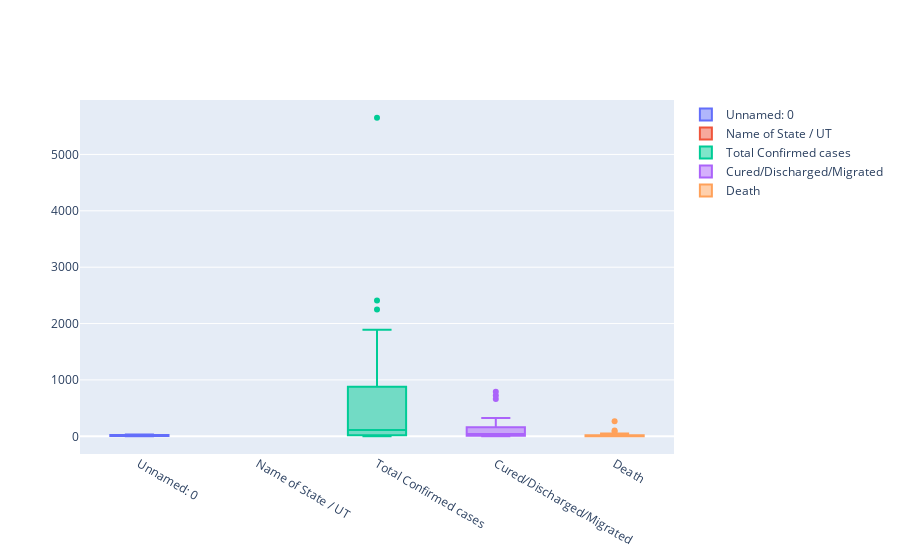

Notebook source saved alongside this figure:
### Code cell
fig = go.Figure()

for col in df:
    fig.add_trace(go.Box(y=df[col].values, name=df[col].name))

fig.show()

### Figure 1 — Plotly figure (JSON) as saved in the notebook; plotly's stock layout.template omitted (floating-point values rounded to 4 significant figures)
{"data": [{"name": "Unnamed: 0", "type": "box", "y": [0, 1, 2, 3, 4, 5, 6, 7, 8, 9, 10, 11, 12, 13, 14, 15, 16, 17, 18, 19, 20, 21, 22, 23, 24, 25, 26, 27, 28, 29, 30, 31]}, {"name": "Name of State / UT", "type": "box", "y": ["Andaman and Nicobar Islands", "Andhra Pradesh", "Arunachal Pradesh", "Assam", "Bihar", "Chandigarh", "Chhattisgarh", "Delhi", "Goa", "Gujarat", "Haryana", "Himachal Pradesh", "Jammu and Kashmir", "Jharkhand", "Karnataka", "Kerala", "Ladakh", "Madhya Pradesh", "Maharashtra", "Manipur", "Meghalaya", "Mizoram", "Odisha", "Puducherry", "Punjab", "Rajasthan", "Tamil Nadu", "Telengana", "Tripura", "Uttarakhand", "Uttar Pradesh", "West Bengal"]}, {"name": "Total Confirmed cases", "type": "box", "y": [18, 813, 1, 35, 143, 27, 36, 2248, 7, 2407, 262, 40, 407, 49, 427, 438, 18, 1592, 5652, 2, 12, 1, 83, 7, 251, 1890, 1629, 945, 2, 46, 1449, 456]}, {"name": "Cured/Discharged/Migrated", "type": "box", "y": [11, 120, 1, 19, 46, 14, 26, 724, 7, 179, 140, 18, 92, 8, 131, 323, 14, 148, 789, 2, 0, 0, 32, 3, 49, 230, 662, 194, 1, 23, 173, 79]}, {"name": "Death", "type": "box", "y": [0, 24, 0, 1, 2, 0, 0, 48, 0, 103, 3, 1, 5, 3, 17, 3, 0, 80, 269, 0, 1, 0, 1, 0, 16, 27, 18, 23, 0, 0, 21, 15]}], "layout": {}}
